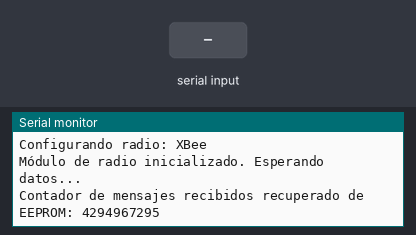
A sketch run on a simulated ESP32. Shown: the last lines printed to the serial monitor. The inputs (shaded band) are chosen by the test bench. EEPROM starts erased.

Above: at 1.2 s.
1.3 s: "1\n" received over the second serial link
At 1.9 s:
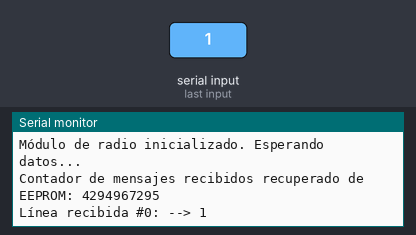
2.8 s: "0\n" received over the second serial link
At 4.0 s:
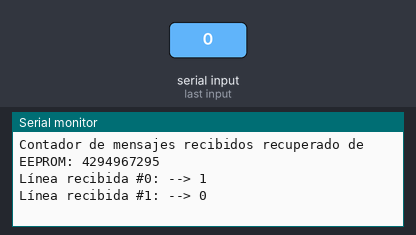
4.3 s: "2\n" received over the second serial link
At 5.4 s:
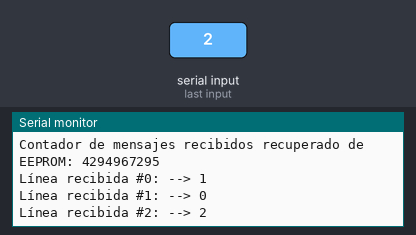

The sketch:

ReceptorUniversal.ino
```cpp
/*
 * ======================================================================
 * ==      SKETCH RECEPTOR UNIVERSAL (XBee + LoRa + NRF24)            ==
 * ======================================================================
 * Este sketch es la versión básica de un receptor, compatible con
 * todos los radios definidos en UniversalRadioWSN.
 *
 */

// --- LIBRERÍAS ---
#include <SPI.h>
#include <EEPROM.h>

#include <UniversalRadioWSN.h>
// ======================= 1. SELECCIÓN DEL MÓDULO DE RADIO =======================
#define USE_XBEE
//#define USE_LORA
//#define USE_NRF

// ======================= CONFIGURACIÓN Y VARIABLES GLOBALES =======================
// Pines para XBee
#define RXD2 16
#define TXD2 17

RadioInterface* radio;
uint32_t mensajesRecibidos;
String bufferReceptor = "";

// --- Configuración específica por radio ---
#if defined(USE_NRF)
  // Direcciones para NRF24L01
  const byte nrfReadAddress[6] = "00001"; // Dirección de lectura
  const byte nrfWriteAddress[6] = "00002"; // Dirección de escritura (respuesta)
#endif

// ======================= SETUP =======================
void setup() {
  Serial.begin(115200);
  while (!Serial);

  Serial.println("\n--- RECEPTOR UNIVERSAL INICIADO ---");

  // --- INICIALIZACIÓN DEL MÓDULO DE RADIO ---
  Serial.print("Configurando radio: ");

  #if defined(USE_XBEE)
    Serial.println("XBee");
    Serial2.begin(9600, SERIAL_8N1, RXD2, TXD2);
    radio = new XBeeRadio(Serial2, 9600, -1, -1);

  #elif defined(USE_LORA)
    Serial.println("LoRa");
    SPI.begin();

    LoRaConfig configLora;
    configLora.frequency       = 410E6;
    configLora.spreadingFactor = 7;
    configLora.signalBandwidth = 125E3;
    configLora.codingRate      = 5;
    configLora.syncWord        = 0xF3;
    configLora.txPower         = 20;

    configLora.csPin           = 5;
    configLora.irqPin          = 2;
    configLora.resetPin        = -1;

    radio = new LoraRadio(configLora);

  #elif defined(USE_NRF)
    Serial.println("NRF24L01");

    NrfConfig configNrf;
    configNrf.cePin = 4;
    configNrf.csnPin = 5;
    configNrf.writeAddress = nrfWriteAddress;
    configNrf.readAddress = nrfReadAddress;
    configNrf.channel = 108;

    configNrf.dataRate = 250; // Data Rate 250KBPS
    configNrf.paLevel = 0;    // Potencia mínima

    radio = new NrfRadio(configNrf);

  #endif

  if (!radio->iniciar()) {
    Serial.println("¡ERROR! Fallo al iniciar el módulo de radio.");
    while (true);
  }

  Serial.println("Módulo de radio inicializado. Esperando datos...");

  // --- LECTURA INICIAL DE LA EEPROM ---
  EEPROM.begin(sizeof(mensajesRecibidos));
  EEPROM.get(3, mensajesRecibidos);
  Serial.print("Contador de mensajes recibidos recuperado de EEPROM: ");
  Serial.println(mensajesRecibidos);
}

// ======================= LOOP =======================
void loop() {

#if defined(USE_NRF)
  // --- LÓGICA PARA NRF24L01 ---
  if (radio->hayDatosDisponibles()) {
    String lineaCompleta = radio->leerComoString();
    lineaCompleta.trim();

    if (lineaCompleta.length() > 0) {
      mensajesRecibidos++;

      Serial.print("Paquete recibido #" + String(mensajesRecibidos) + ": --> ");
      Serial.println(lineaCompleta);

      // --- GUARDADO EN EEPROM ---
      EEPROM.put(5, mensajesRecibidos);
      EEPROM.commit();

      radio->enviar("ON");
    }
  }

#else
  // --- LÓGICA PARA LoRa y XBee (Streaming con '\n') ---
  if (radio->hayDatosDisponibles()) {
    bufferReceptor += radio->leerComoString();
  }

  // Busca un mensaje completo
  int indiceFinDeLinea = bufferReceptor.indexOf('\n');

  if (indiceFinDeLinea >= 0) {
    String lineaCompleta = bufferReceptor.substring(0, indiceFinDeLinea);
    bufferReceptor = bufferReceptor.substring(indiceFinDeLinea + 1);

    lineaCompleta.trim();
    if (lineaCompleta.length() > 0) {
      mensajesRecibidos++;

      Serial.print("Línea recibida #" + String(mensajesRecibidos) + ": --> ");
      Serial.println(lineaCompleta);

      // --- GUARDADO EN EEPROM ---
      EEPROM.put(5, mensajesRecibidos);
      EEPROM.commit();

      radio->enviar("ON\n");
    }
  }
#endif
}
```

Measured:
- after the input at 1.3 s, the serial monitor: prints a new line at once (image 1)
- after the input at 2.8 s, the serial monitor: prints a new line at once (image 2)
- after the input at 4.3 s, the serial monitor: prints a new line at once (image 3)
